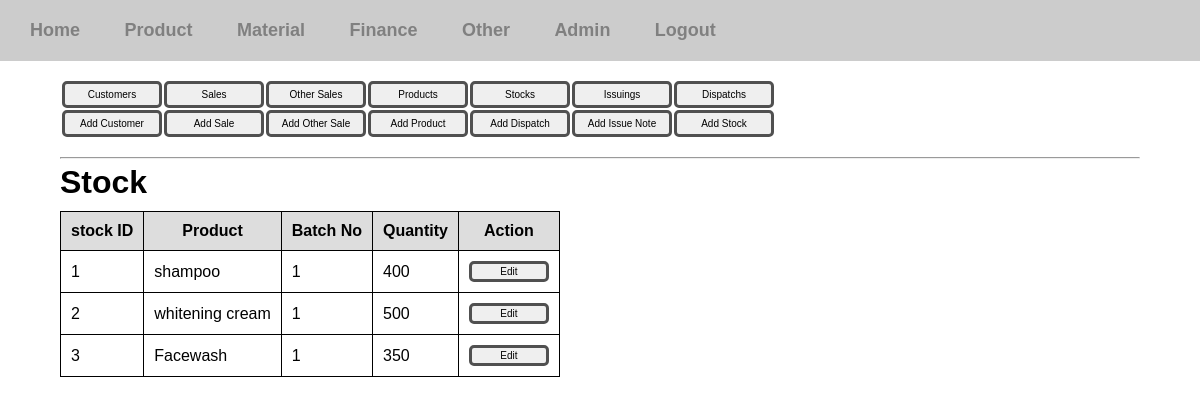
Screenshot of /inventory-manager/product-stock/ (signed in) with the database file from the repository.
### inventory_manager/models.py (models this page shows, shortened)
class ProductStock(models.Model):
	product = models.ForeignKey(Product, null=True, on_delete=models.SET_NULL)
	batch_num = models.IntegerField()
	qty = models.IntegerField()

class Product(models.Model):
	name = models.CharField(max_length=50)
	def __str__(self):
		return self.name

### inventory_manager/views/product.py (the view)
# urls.py: path('product-stock/',product.stock_view, name='product-stock-view'),
@login_required(login_url='/login')
def stock_view(request):
	stocks = ProductStock.objects.all()
	context = {'stocks':stocks}
	return render(request, 'inventory_manager/product/stock.html', context)

### templates/inventory_manager/product/stock.html
{% extends 'inventory_manager/product.html' %}
{% block contentblock %}
	<h1>Stock</h1>
	{% if stocks %}
		<div class="table-div">
			<table class="view-table">
			<tr>
				<th>stock ID</th>
				<th>Product</th>
				<th>Batch No</th>
				<th>Quantity</th>
				<th>Action</th>
			</tr>
			{% for stock in stocks %}
			<tr>
				<td>{{ stock.id }}</td>
				<td>{{ stock.product }}</td>
				<td>{{ stock.batch_num }}</td>
				<td>{{ stock.qty }}</td>
				<td><a href="{% url 'update-stock' stock.id %}"><button class="btn btn-sm">Edit</button></a></td>
			</tr>
			{% endfor %}
		</table>
		</div>
	{% else %}
		<p>There are no stocks. </p>
	{% endif %}
{% endblock %}

### templates/inventory_manager/product.html (shortened to what this page needs)
{% extends 'base.html' %}
{% block bodyblock %}
		<br>
		<div class="table-div">
			<table class="borderless">
			<tr>
				<td><a href="{% url 'customers-view' %}"><button class="btn">Customers</button></a></td>
				<td><a href="{% url 'sales-view' %}"><button class="btn">Sales</button></a></td>
				<td><a href="{% url 'other-sales-view' %}"><button class="btn">Other Sales</button></a></td>
				<td><a href="{% url 'products-view' %}"><button class="btn">Products</button></a></td>
				<td><a href="{% url 'product-stock-view' %}"><button class="btn">Stocks</button></a></td>
				<td><a href="{% url 'issue-product-view' %}"><button class="btn">Issuings</button></a></td>
				<td><a href="{% url 'selldispatch' %}"><button class="btn">Dispatchs</button></a></td>
			</tr>
			<tr>
				<td><a href="{% url 'add-customer' %}"><button class="btn">Add Customer</button></a></td>
				<td><a href="{% url 'add-sale' %}"><button class="btn">Add Sale</button></a></td>
				<td><a href="{% url 'add-other-sale' %}"><button class="btn" style="padding: 5px 0;">Add Other Sale</button></a></td>
				<td><a href="{% url 'add-product' %}"><button class="btn">Add Product</button></a></td>
				<td><a href="{% url 'add-selldispatch' %}"><button class="btn">Add Dispatch</button></a></td>
				<td><a href="{% url 'add-issue-note' %}"><button class="btn" style="padding: 5px 0;">Add Issue Note</button></a></td>
				<td><a href="{% url 'add-stock' %}"><button class="btn">Add Stock</button></a></td>
			</tr>
		</table>
		</div>
		<br>
		<hr>
		{% block contentblock %}
		{% endblock %}
{% endblock %}

### templates/base.html (shortened to what this page needs)
<!DOCTYPE html>
{% load static %}
<html lang="en">
<head>
	<link rel="stylesheet" href="{% static 'css/styles.css' %}">
	<link rel="stylesheet" href="{% static 'css/tables.css' %}">
</head>
<body>
	<div class="container">
		<div class="nav-bar">
			<nav>
				<ul>
					<li><a href="{% url 'index' %}">Home</a></li>
					<li><a href="{% url 'product' %}">Product</a></li>
					<li><a href="{% url 'material' %}">Material</a></li>
					<li><a href="{% url 'finance-manager' %}">Finance</a></li>
					<li><a href="{% url 'other' %}">Other</a></li>
					<li><a href="/admin">Admin</a></li>
					{% if user.is_authenticated %}
						<li><a href="{% url 'logout' %}">Logout</a></li>
					{% else %}
						<li><a href="{% url 'login' %}">Login</a></li>
					{% endif %}
				</ul>
			</nav>
		</div>
		<div class="body-content">
			{% block bodyblock %}
			{% endblock %}
		</div>
	</div>
</body>
</html>

### static/css/styles.css (style rules this page uses)
* { margin: 0; padding: 0; box-sizing: border-box; }
body { font-family: sans-serif; }
a { text-decoration: none; color: gray; }
.nav-bar { width: 100%; padding: 10px; background: #ccc; }
.nav-bar ul { list-style: none; }
.nav-bar ul li { display: inline; }
.nav-bar ul li a { display: inline-block; padding: 10px 20px; font-weight: bold; font-size: 18px; }
.body-content { width: 90%; margin: 0 auto; }
.body-content h1 { margin-top: 5px; }
.btn { padding: 5px 15px; border: 3px solid #505050; border-radius: 5px; width: 100px; font-size: 10px; }
.btn-sm { padding: 2px; width: 80px; }

### static/css/tables.css (style rules this page uses)
.view-table { margin: 10px 0px; border-collapse: collapse; }
.view-table th { background: #ddd; }
.view-table td,th { padding: 10px; border:1px solid black; }

### rows the page displays
ProductStock: id "1", product "shampoo", batch_num "1", qty "400"
ProductStock: id "2", product "whitening cream", batch_num "1", qty "500"
ProductStock: id "3", product "Facewash", batch_num "1", qty "350"
